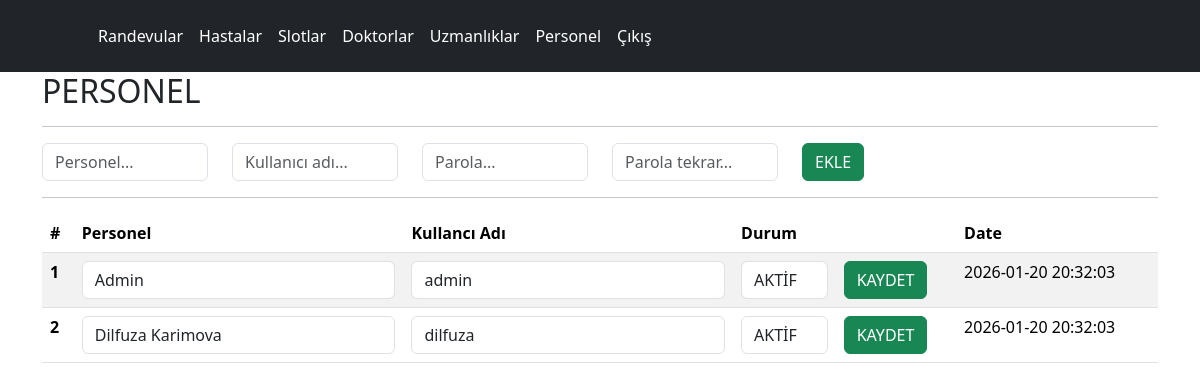
Screenshot of /php/panel/personel.php (signed in) with the database file from the repository.
### tables this page shows
CREATE TABLE IF NOT EXISTS `user` (  
	`id`			INT NOT NULL PRIMARY KEY AUTO_INCREMENT,  
	`name`			VARCHAR(50) NOT NULL,  
	`username`		VARCHAR(50) NOT NULL,
	`password`		VARCHAR(50) NOT NULL,
	`status`		TINYINT NOT NULL,  
	`createdtime`	TIMESTAMP NOT NULL DEFAULT CURRENT_TIMESTAMP(),  
	UNIQUE (`username`)  
);

### php/panel/personel.php (the view, shortened to what this page needs)
<?PHP
	require_once("inc_config.php");
?>
<html>
	<head>
		<link href="https://cdn.jsdelivr.net/npm/bootstrap@5.3.8/dist/css/bootstrap.min.css" rel="stylesheet">
	</head>
	<body>
	<?PHP include("inc_header.php");?>
		<div class="container">
			<h2>PERSONEL</h2>
			<hr>
			<form action="actions.php" method="post">
			<div class="row">
				<div class="col col-md-2">
					<input type="text" name="name" placeholder="Personel..." required class="form-control">
				</div>
				<div class="col col-md-2">
					<input type="text" name="username" placeholder="Kullanıcı adı..." required class="form-control">
				</div>
				<div class="col col-md-2">
					<input type="password" name="password" placeholder="Parola..." required class="form-control">
				</div>
				<div class="col col-md-2">
					<input type="password" name="validate" placeholder="Parola tekrar..." required class="form-control">
				</div>
				<div class="col col-md-2">
					<button type="submit" class="btn btn-success">EKLE</button>
				</div>
			</div>
			</form>
			<hr>
			<table class="table table-striped  table-hover">
				<thead>
					<tr>
					<th scope="col">#</th>
					<th scope="col">Personel</th>
					<th scope="col">Kullancı Adı</th>
					<th scope="col">Durum</th>
					<th></th>
					<th scope="col">Date</th>
					</tr>
				</thead>
				<tbody>
		<?PHP
		$myQuery = "select * from user";
		$result = $mysqli->query($myQuery);
		?>
		<?PHP while($rs = mysqli_fetch_array($result)){?>
				<form action="actions.php" method="post">
					<tr>
						<th scope="row"><?=$rs['id'];?></th>
						<td><input type="text" name="name" placeholder="Personel..." maxlength="50" required value="<?=$rs['name'];?>" class="form-control"></td>
						<td><input type="text" name="username" placeholder="Kullanıcı adı..." maxlength="50" required value="<?=$rs['username'];?>" class="form-control"></td>
						<td><select name="status" required class="form-control"><option value="0">PASİF</option><option value="1" <?=($rs['status'])?"selected":"";?>>AKTİF</option></select></td>
						<td><button type="submit" class="btn btn-success">KAYDET</button></td>
						<td><?=$rs['createdtime'];?></td>
					</tr>
				</form>
		<?PHP } ?>
				</tbody>
			</table>
		</div>
	</body>
</html>

### rows the page displays
user: id "1", name "Admin", username "admin", status "AKTİF", createdtime "2026-01-20 20:32:03"
user: id "2", name "Dilfuza Karimova", username "dilfuza", status "AKTİF", createdtime "2026-01-20 20:32:03"
